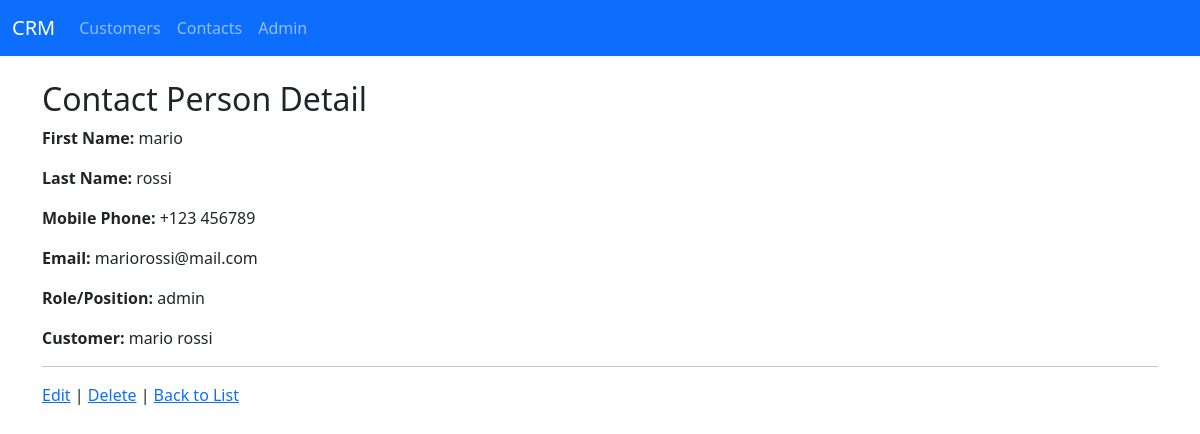
The page /customers/contacts/1/detail/ on the database its author committed.
### customers/models.py (models this page shows, shortened)
class ContactPerson(models.Model):
    customer = models.ForeignKey(Customer, on_delete=models.CASCADE, related_name="contacts")
    first_name = models.CharField(max_length=50)
    last_name = models.CharField(max_length=50)
    cell = models.CharField("Mobile Phone", max_length=15, blank=True, null=True)
    email = models.EmailField("Contact Email", blank=True, null=True)
    role = models.CharField("Role/Position", max_length=100, blank=True, null=True)

class Customer(models.Model):
    business_name = models.CharField(max_length=255, unique=True, default="Unknown")
    p_iva = models.CharField("P.IVA", max_length=20, unique=True, blank=True, null=True)
    sdi_code = models.CharField("SDI Code", max_length=20, blank=True, null=True)
    pec = models.EmailField("PEC Email", blank=True, null=True)
    email = models.EmailField("Regular Email", blank=True, null=True)
    phone = models.CharField("Telephone", max_length=15, blank=True, null=True)
    address = models.TextField(blank=True, null=True)
    created_at = models.DateTimeField(auto_now_add=True)
    updated_at = models.DateTimeField(auto_now=True)

### customers/views.py (the view)
# urls.py: path('<int:id>/detail/', views.read_contactperson, name='contactperson_detail'),
def read_contactperson(request, id):
    contact = get_object_or_404(ContactPerson, id=id)
    return render(request, 'customers/contactperson_detail.html', {'contact': contact})

### customers/templates/customers/contactperson_detail.html
{% extends "base.html" %}
{% block content %}
  <h2>Contact Person Detail</h2>
  <p><strong>First Name:</strong> {{ contact.first_name }}</p>
  <p><strong>Last Name:</strong> {{ contact.last_name }}</p>
  <p><strong>Mobile Phone:</strong> {{ contact.cell }}</p>
  <p><strong>Email:</strong> {{ contact.email }}</p>
  <p><strong>Role/Position:</strong> {{ contact.role }}</p>
  <p><strong>Customer:</strong> {{ contact.customer.business_name }}</p>
  <hr/>
  <a href="{% url 'customers:contactperson_edit' contact.id %}">Edit</a> |
  <a href="{% url 'customers:contactperson_delete' contact.id %}">Delete</a> |
  <a href="{% url 'customers:contactperson_list' %}">Back to List</a>
{% endblock %}

### rows shown on the page
ContactPerson: first_name "mario", last_name "rossi", cell "+123 456789", email "mariorossi@mail.com", role "admin", customer.business_name "mario rossi"
